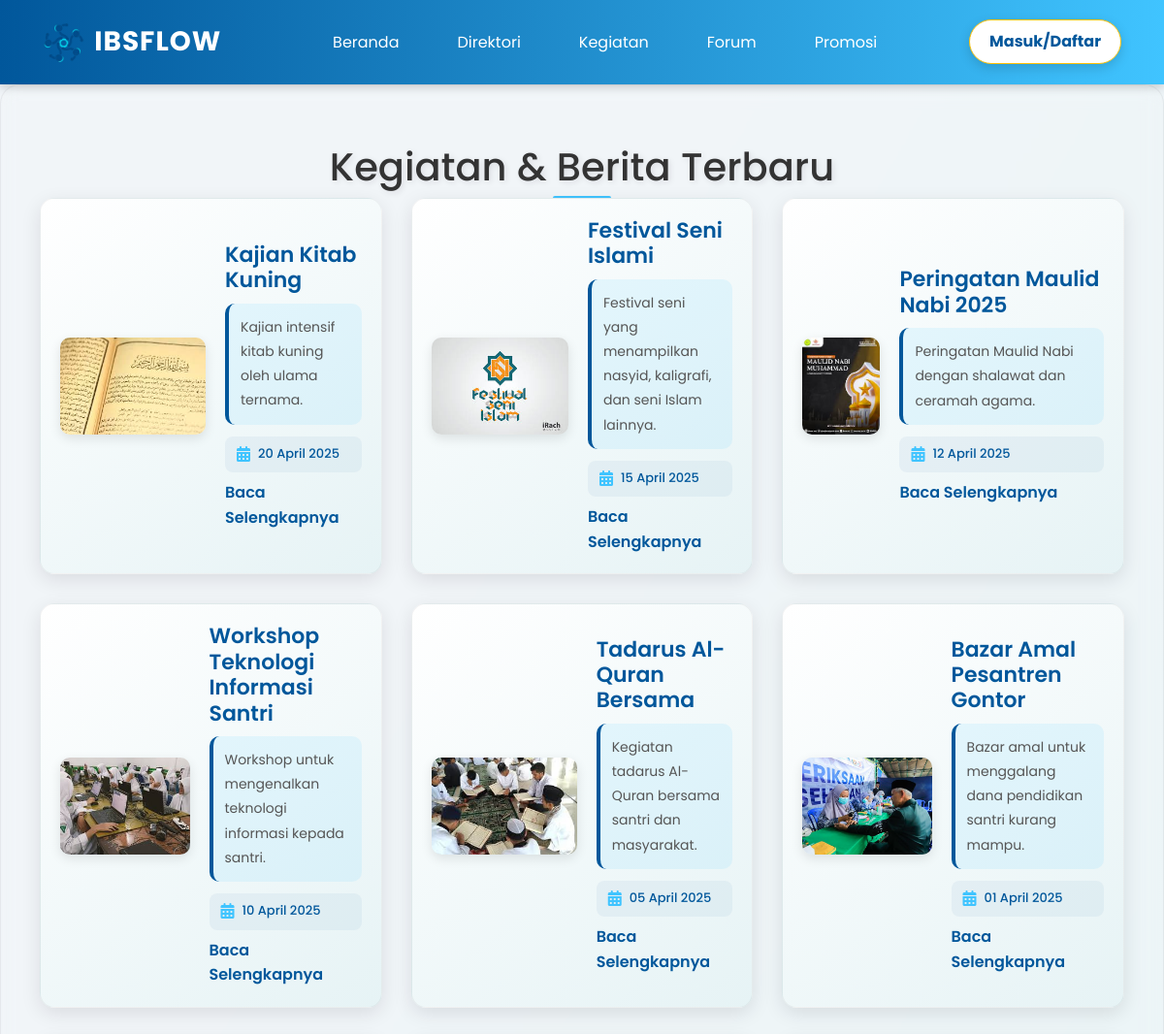
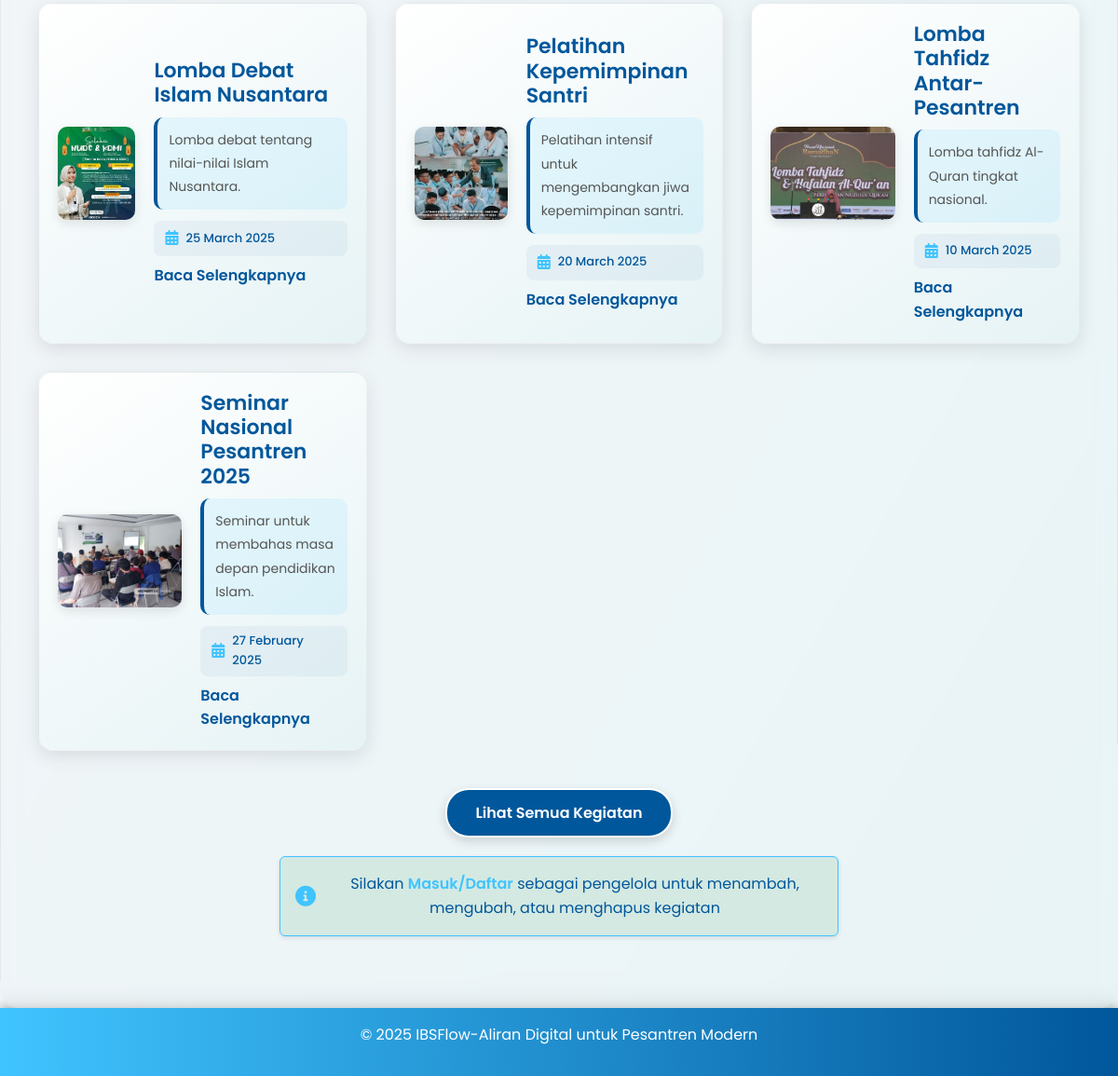
Screenshot of /kegiatan.php with the database file from the repository (2 pictures, top to bottom).
### tables this page shows
CREATE TABLE `kegiatan` (
  `id` int(11) NOT NULL,
  `pengguna_id` int(11) NOT NULL,
  `pesantren_id` int(11) DEFAULT NULL,
  `judul` varchar(255) NOT NULL,
  `judul_id` varchar(255) DEFAULT NULL,
  `judul_en` varchar(255) DEFAULT NULL,
  `judul_ms` varchar(255) DEFAULT NULL,
  `deskripsi` text NOT NULL,
  `deskripsi_id` text DEFAULT NULL,
  `deskripsi_en` text DEFAULT NULL,
  `deskripsi_ms` text DEFAULT NULL,
  `penyelenggara` varchar(255) DEFAULT NULL,
  `tempat` varchar(255) DEFAULT NULL,
  `jumlah_peserta` int(11) DEFAULT NULL,
  `suka` int(11) DEFAULT 0,
  `tanggal` date NOT NULL,
  `gambar` varchar(255) DEFAULT NULL,
  `created_at` timestamp NOT NULL DEFAULT current_timestamp()
);

### kegiatan.php (the view, shortened to what this page needs)
<?php
require_once 'config/config.php';
require_once 'psnetbot.php';
try {
    $stmt = $conn->query("SELECT k.*, p.nama as pengunggah_nama
                         FROM kegiatan k
                         LEFT JOIN pengguna p ON k.pengguna_id = p.id
                         ORDER BY k.tanggal DESC");
    $kegiatan = $stmt->fetchAll(PDO::FETCH_ASSOC);
} catch (PDOException $e) {
    echo "Error: " . $e->getMessage();
    die();
}
?>
<!DOCTYPE html>
<html lang="id">
<head>
    <link rel="stylesheet" href="https://cdnjs.cloudflare.com/ajax/libs/font-awesome/5.15.4/css/all.min.css">
</head>
<body>
    <?php include 'header.php'; ?>
    <section class="events">
        <h1>Kegiatan & Berita Terbaru</h1>
        <div class="event-grid" id="event-list">
            <?php foreach ($kegiatan as $event): ?>
            <div class="event-card">
                <img src="img/<?php echo htmlspecialchars($event['gambar'] ?? 'default.jpg'); ?>" alt="<?php echo htmlspecialchars($event['judul']); ?>">
                <div class="event-content">
                    <h3><?php echo htmlspecialchars($event['judul']); ?></h3>
                    <p><?php echo htmlspecialchars($event['deskripsi']); ?></p>
                    <span><?php echo date('d F Y', strtotime($event['tanggal'])); ?></span>
                    <a href="detailkegiatan.php?id=<?php echo $event['id']; ?>">Baca Selengkapnya</a>
                </div>
            </div>
            <?php endforeach; ?>
        </div>
        <div class="button-container">
            <a href="kegiatan.php" class="see-all-btn">Lihat Semua Kegiatan</a>
        </div>
        <?php if ($isLoggedIn && $userRole === 'pengelola'): ?>
            <div class="button-container">
                <button class="cta-btn" onclick="toggleAddForm()">Tambah Kegiatan</button>
            </div>
            <div class="add-event-form" id="add-event-form">
                <form method="POST" action="kegiatan.php" enctype="multipart/form-data">
                    <input type="hidden" name="action" value="add">
                    <input type="text" name="judul" placeholder="Judul Kegiatan" required>
                    <textarea name="deskripsi" placeholder="Deskripsi Kegiatan" required></textarea>
                    <input type="date" name="tanggal" required>
                    <input type="text" name="penyelenggara" placeholder="Penyelenggara">
                    <input type="text" name="tempat" placeholder="Tempat">
                    <input type="number" name="jumlah_peserta" placeholder="Jumlah Peserta">
                    <input type="file" name="gambar" accept="image/*">
                    <button type="submit">Tambah Kegiatan</button>
                </form>
            </div>
        <?php else: ?>
            <div class="alert">
                <i class="fas fa-info-circle"></i>
                <span>Silakan <a href="login-register.php">Masuk/Daftar</a> sebagai pengelola untuk menambah, mengubah, atau menghapus kegiatan</span>
            </div>
        <?php endif; ?>
    </section>
    <?php require_once 'footer.php'; ?>
</body>
</html>

### psnetbot.php (shortened to what this page needs)
<!DOCTYPE html>
<html lang="en">
<head>
</head>
<body>
</body>
</html>

### header.php (shortened to what this page needs)
<?php
$isLoggedIn = isset($_SESSION['user_id']);
$userRole = $_SESSION['role'] ?? '';
$userData = null;
?>
<!DOCTYPE html>
<html lang="<?php echo htmlspecialchars($selectedLang); ?>" dir="<?php echo $selectedLang === 'ar' ? 'rtl' : 'ltr'; ?>">
<head>
    <link href="https://cdn.jsdelivr.net/npm/bootstrap@5.3.3/dist/css/bootstrap.min.css" rel="stylesheet">
    <link rel="stylesheet" href="https://cdnjs.cloudflare.com/ajax/libs/font-awesome/6.0.0-beta3/css/all.min.css">
</head>
<body>
    <nav class="navbar navbar-expand-lg">
        <div class="container-fluid">
            <a class="navbar-brand" href="index.php">
                <img src="img/logo.png" alt="IBSflow Logo" style="height: 40px; margin-right: 10px; vertical-align: middle;">IBSflow
            </a>
            <div class="collapse navbar-collapse" id="navbarNav">
                <ul class="navbar-nav me-auto">
                    <li class="nav-item"><a class="nav-link" href="index.php">Beranda</a></li>
                    <li class="nav-item"><a class="nav-link" href="direktori.php">Direktori</a></li>
                    <li class="nav-item"><a class="nav-link" href="kegiatan.php">Kegiatan</a></li>
                    <li class="nav-item"><a class="nav-link" href="forum.php">Forum</a></li>
                    <li class="nav-item"><a class="nav-link" href="promosi.php">Promosi</a></li>
                </ul>
                <div class="d-flex align-items-center gap-2">
                    <?php if ($isLoggedIn): ?>
                        <?php if ($userRole === 'admin'): ?>
                            <a href="admin.php" class="btn btn-warning cta-btn">Dashboard Admin</a>
                        <?php endif; ?>
                        <a href="logout.php" class="btn btn-warning cta-btn">Keluar</a>
                        <a href="profile.php">
                            <img src="<?php echo $userData['profile_picture'] ? 'img/' . htmlspecialchars($userData['profile_picture']) : 'img/default.jpeg'; ?>" alt="Profil" class="profile-icon">
                        </a>
                    <?php else: ?>
                        <a href="login-register.php" class="btn btn-warning cta-btn">Masuk/Daftar</a>
                    <?php endif; ?>
                </div>
            </div>
        </div>
    </nav>

### footer.php (shortened to what this page needs)
<footer class="bg-dark text-white text-center py-3">
    <p>© 2025 IBSFlow-Aliran Digital untuk Pesantren Modern</p>
</footer>
</body>
</html>

### kegiatan.php (style rules this page uses)
:root { --primary: #01579B; --secondary: #40C4FF; --accent: #ffffff; }
* { margin: 0; padding: 0; box-sizing: border-box; font-family: 'Poppins', sans-serif; }
body { background: linear-gradient(120deg, #f0f4f8 30%, #e6f3f5 100%); color: #333; line-height: 1.6; position: relative; overflow-x: hidden; }
body::before { content: ''; position: absolute; top: 0; left: 0; width: 100%; height: 100%; background: url('https://www.transparenttextures.com/patterns/light-noise.png'); opacity: 0.05; z-index: -1; }
.events { padding: 60px 40px; max-width: 1200px; margin: 0 auto; background: rgba(255, 255, 255, 0.1); border-radius: 20px; backdrop-filter: blur(10px); text-align: center; border: 1px solid rgba(0, 0, 0, 0.05); }
h1 { font-size: 40px; color: var(--primary); margin-bottom: 40px; position: relative; text-shadow: 2px 2px 6px rgba(0, 0, 0, 0.1); animation: fadeIn 1s ease-out; }
h1::after { content: ''; width: 60px; height: 4px; background: var(--secondary); position: absolute; bottom: -10px; left: 50%; transform: translateX(-50%); border-radius: 2px; }
.event-grid { display: grid; grid-template-columns: repeat(auto-fit, minmax(350px, 1fr)); gap: 30px; margin: 0 auto; }
.event-card { background: linear-gradient(145deg, #ffffff, #e6f3f5); border-radius: 15px; padding: 20px; display: flex; align-items: center; gap: 20px; box-shadow: 0 6px 20px rgba(0, 0, 0, 0.1); transition: transform 0.3s ease, box-shadow 0.3s ease; position: relative; overflow: hidden; border: 1px solid rgba(0, 0, 0, 0.05); animation: slideIn 0.5s ease-out; }
.event-card img { width: 150px; height: 100px; object-fit: cover; border-radius: 10px; box-shadow: 0 4px 12px rgba(0, 0, 0, 0.1); transition: transform 0.3s ease; }
.event-content { flex-grow: 1; text-align: left; }
.event-content h3 { font-size: 22px; color: var(--primary); margin-bottom: 10px; position: relative; font-weight: 600; }
.event-content p { font-size: 14px; color: #555; margin-bottom: 12px; padding: 12px; background: rgba(64, 196, 255, 0.1); border-radius: 10px; border-left: 4px solid var(--primary); line-height: 1.8; }
.event-content span { font-size: 13px; color: var(--primary); display: flex; align-items: center; gap: 8px; margin-bottom: 8px; background: rgba(1, 87, 155, 0.05); padding: 6px 12px; border-radius: 8px; font-weight: 500; }
.event-content span::before { content: '\f073'; font-family: 'Font Awesome 5 Free'; font-weight: 900; color: var(--secondary); font-size: 16px; }
.event-content a { color: var(--primary); text-decoration: none; font-weight: 600; transition: color 0.3s ease; }
.button-container { display: flex; justify-content: center; margin-top: 40px; margin-bottom: 20px; gap: 20px; }
.cta-btn, .see-all-btn { display: inline-block; padding: 12px 30px; background: var(--primary); color: var(--accent); text-decoration: none; border-radius: 25px; transition: all 0.3s ease; font-weight: 600; box-shadow: 0 4px 12px rgba(0, 0, 0, 0.15); border: 2px solid var(--accent); }
.alert { background: linear-gradient(145deg, #ffffff, #e6f3f5); padding: 15px; border-radius: 10px; border: 2px solid var(--primary); display: flex; align-items: center; justify-content: center; gap: 12px; margin: 20px auto; color: var(--primary); font-size: 16px; box-shadow: 0 4px 12px rgba(0, 0, 0, 0.1); animation: fadeIn 0.5s ease-out; max-width: 600px; }
.alert i { color: var(--secondary); font-size: 22px; }
.alert a { color: var(--secondary); font-weight: 600; text-decoration: none; transition: color 0.3s ease; }
footer { background: linear-gradient(90deg, var(--primary) 0%, darken(var(--primary), 10%) 100%); color: var(--accent); padding: 30px; text-align: center; box-shadow: 0 -2px 10px rgba(0, 0, 0, 0.3); }

### rows the page displays
kegiatan: gambar (picture), judul "Kajian Kitab Kuning", deskripsi "Kajian intensif kitab kuning oleh ulama ternama.", tanggal "20 April 2025"
kegiatan: gambar (picture), judul "Festival Seni Islami", deskripsi "Festival seni yang menampilkan nasyid, kaligrafi, dan seni Islam lainnya.", tanggal "15 April 2025"
kegiatan: gambar (picture), judul "Peringatan Maulid Nabi 2025", deskripsi "Peringatan Maulid Nabi dengan shalawat dan ceramah agama.", tanggal "12 April 2025"
kegiatan: gambar (picture), judul "Workshop Teknologi Informasi Santri", deskripsi "Workshop untuk mengenalkan teknologi informasi kepada santri.", tanggal "10 April 2025"
kegiatan: gambar (picture), judul "Tadarus Al-Quran Bersama", deskripsi "Kegiatan tadarus Al-Quran bersama santri dan masyarakat.", tanggal "05 April 2025"
kegiatan: gambar (picture), judul "Bazar Amal Pesantren Gontor", deskripsi "Bazar amal untuk menggalang dana pendidikan santri kurang mampu.", tanggal "01 April 2025"
kegiatan: gambar (picture), judul "Lomba Debat Islam Nusantara", deskripsi "Lomba debat tentang nilai-nilai Islam Nusantara.", tanggal "25 March 2025"
kegiatan: gambar (picture), judul "Pelatihan Kepemimpinan Santri", deskripsi "Pelatihan intensif untuk mengembangkan jiwa kepemimpinan santri.", tanggal "20 March 2025"
kegiatan: gambar (picture), judul "Lomba Tahfidz Antar-Pesantren", deskripsi "Lomba tahfidz Al-Quran tingkat nasional.", tanggal "10 March 2025"
kegiatan: gambar (picture), judul "Seminar Nasional Pesantren 2025", deskripsi "Seminar untuk membahas masa depan pendidikan Islam.", tanggal "27 February 2025"
